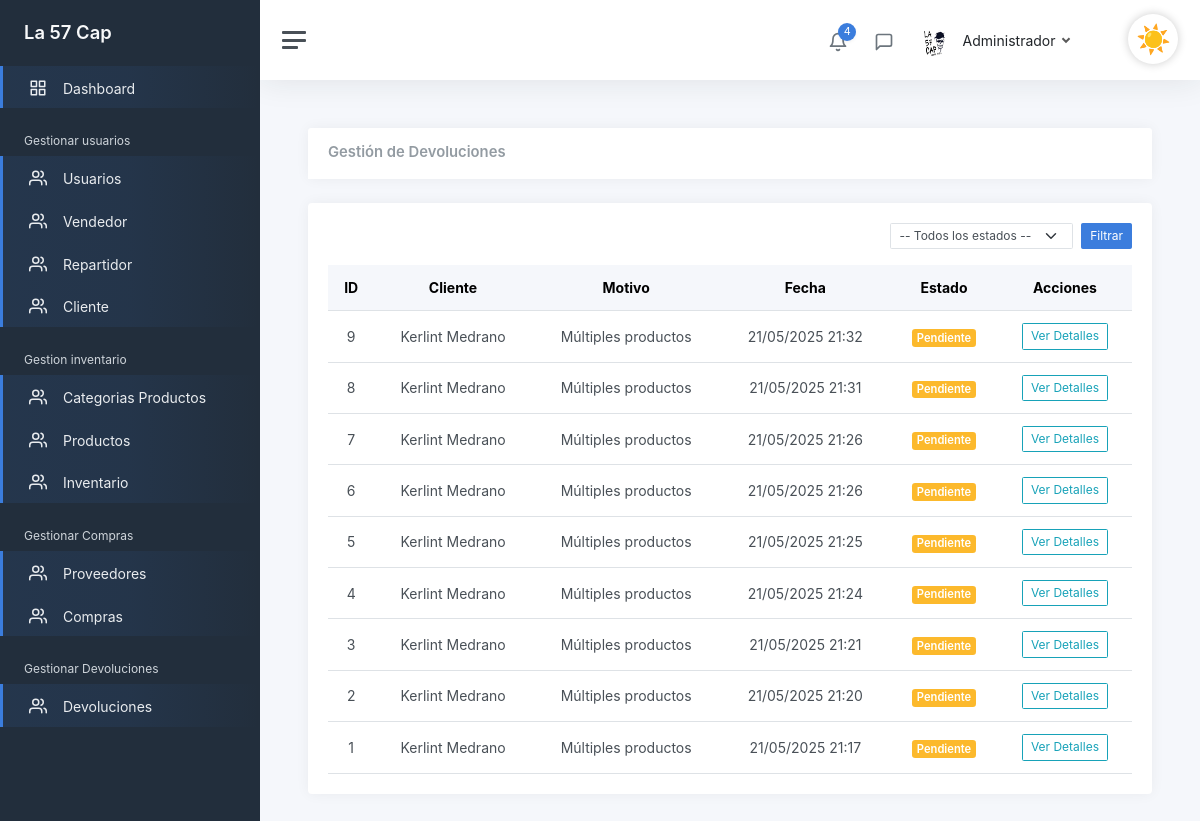
Page /admin/devoluciones (signed in) on the earlier database version.
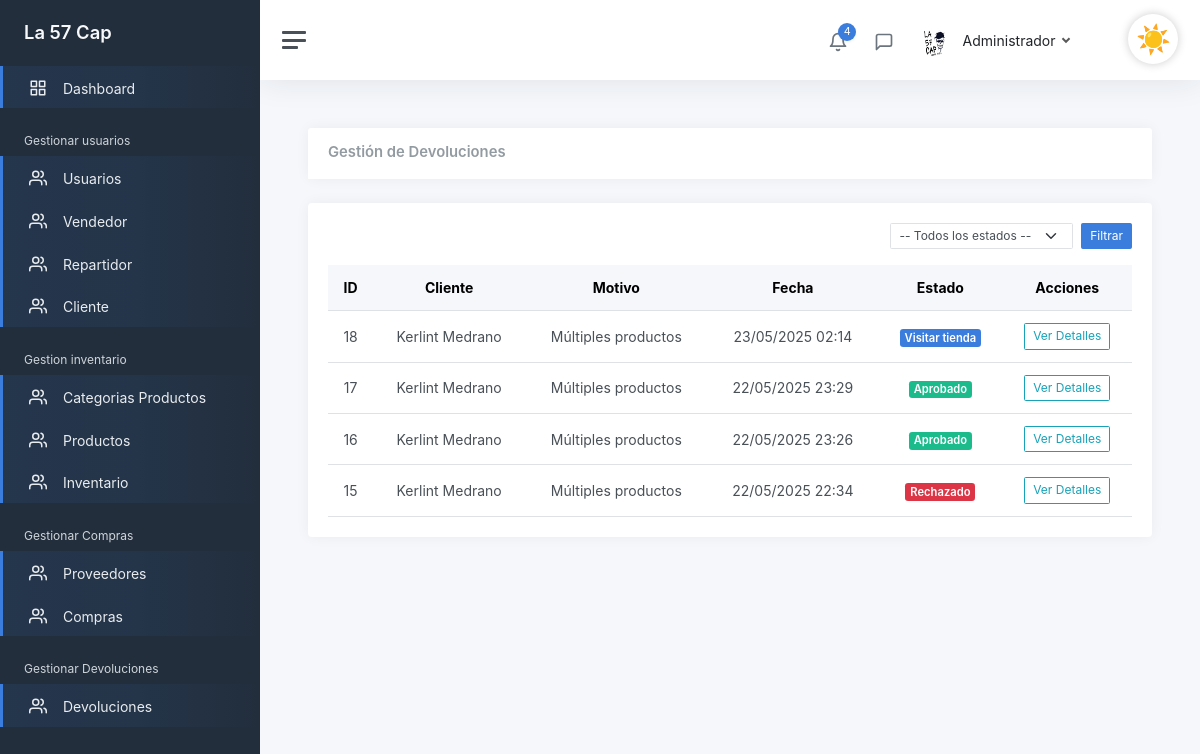
Same page on the later database version.
### tables this page shows
CREATE TABLE `devoluciones`  (
  `idDevoluciones` int(0) NOT NULL AUTO_INCREMENT,
  `fecha_solicitud` datetime(0) NOT NULL,
  `motivo` varchar(200) NOT NULL,
  `Aprobado` tinyint(0) NOT NULL,
  `tipo_reembolso` varchar(45) NOT NULL,
  `observaciones` varchar(200) NOT NULL,
  `ventas_idventas` int(0) NOT NULL,
  `cliente_idcliente` int(0) NOT NULL,
  `eliminado` tinyint(0) NULL DEFAULT 0,
  `Estado` varchar(40) NOT NULL,
  PRIMARY KEY (`idDevoluciones`) USING BTREE,
  INDEX `fk_Devoluciones_ventas1_idx`(`ventas_idventas`) USING BTREE,
  INDEX `fk_Devoluciones_cliente1_idx`(`cliente_idcliente`) USING BTREE,
  CONSTRAINT `fk_Devoluciones_cliente1` FOREIGN KEY (`cliente_idcliente`) REFERENCES `cliente` (`idcliente`) ON DELETE RESTRICT ON UPDATE RESTRICT,
  CONSTRAINT `fk_Devoluciones_ventas1` FOREIGN KEY (`ventas_idventas`) REFERENCES `ventas` (`idventas`) ON DELETE RESTRICT ON UPDATE RESTRICT
);

### controllers/DevolucionController.php (called while the page is built, shortened)
<?php
class DevolucionController
{
    public static function gestionar(Router $router)
    {
        $devoluciones = Devolucion::obtenerTodasConCliente();
        $router->renderAdmin('admin/devoluciones/GestionarDevoluciones', [
            'titulo' => 'Gestión de Devoluciones',
            'devoluciones' => $devoluciones
        ]);
    }
}

### public/index.php (called while the page is built, shortened)
<?php
$router = new Router();
$router->get('/login', [LoginController::class, 'login']);
$router->post('/login', [LoginController::class, 'login']);
$router->get('/logout', [LoginController::class, 'logout']);
$router->get('/olvide-cuenta', [UsuarioController::class, 'olvide']);
$router->post('/olvide-cuenta', [UsuarioController::class, 'olvide']);
$router->get('/recuperar-cuenta', [UsuarioController::class, 'recuperar']);
$router->post('/recuperar-cuenta', [UsuarioController::class, 'recuperar']);
$router->get('/confirmar-cuenta', [UsuarioController::class, 'confirmarCuenta']);
$router->post('/confirmar-cuenta', [UsuarioController::class, 'confirmarCuenta']);
$router->get('/crear-cuenta', [RegistroController::class, 'crearCuenta']);
$router->post('/crear-cuenta', [RegistroController::class, 'crearCuenta']);
$router->get('/mensaje-confirmacion', [RegistroController::class, 'mensajeConfirmacion']);
$router->get('/reenviar-confirmacion', [RegistroController::class, 'reenviarConfirmacion']);
$router->post('/reenviar-confirmacion', [RegistroController::class, 'reenviarConfirmacion']);
$router->get('/', [LandingController::class, 'index']);
$router->get('/cliente/pedidos', [ClientePanelController::class, 'pedidos']);
$router->get('/cliente/devolucion', [ClienteController::class, 'solicitarDevolucion']);
$router->post('/cliente/devolucion', [ClienteController::class, 'registrarDevolucion']);
$router->post('/cliente/devolucion/guardar', [ClienteController::class, 'guardarDevolucion']);
$router->get('/tienda', [TiendaController::class, 'shop']);
$router->post('/tienda', fn: [TiendaController::class, 'shop']);
$router->get('/producto', [ProductoController::class, 'ver']);
$router->get('/carrito', [CarritoController::class, 'mostrar']);
$router->get('/carrito/agregar', [CarritoController::class, 'agregar']);
$router->get('/carrito/eliminar', [CarritoController::class, 'eliminar']);
$router->post('/carrito/actualizar', [CarritoController::class, 'actualizar']);
$router->get('/checkout', [CheckoutController::class, 'mostrar']);
$router->post('/checkout/confirmar', [CheckoutController::class, 'confirmar']);
$router->get('/checkout/exito', [CheckoutController::class, 'exito']);
$router->get('/cliente/pedido', [ClienteController::class, 'pedido']);
$router->get('/SobreNosotros', [LandingController::class, 'about']);
$router->get('/Contactanos', [LandingController::class, 'contact']);
$router->get('/admin', [AdminController::class, 'Admin']);
$router->post('/admin', [AdminController::class, 'Admin']);
$router->get('/admin/GestionarUsuario', [UsuarioController::class, 'GestionarUsuario']);
$router->post('/admin/GestionarUsuario', [UsuarioController::class, 'GestionarUsuario']);
$router->get('/admin/CrearUsuario', [UsuarioController::class, 'crearUsuario']);
$router->post('/admin/CrearUsuario', [UsuarioController::class, 'crearUsuario']);
$router->get('/admin/ActualizarUsuario', [UsuarioController::class, 'ActualizarUsuario']);
$router->post('/admin/ActualizarUsuario', [UsuarioController::class, 'ActualizarUsuario']);
$router->get('/admin/EliminarUsuario', [UsuarioController::class, 'EliminarUsuario']);
$router->post('/admin/EliminarUsuario', [UsuarioController::class, 'EliminarUsuario']);
$router->get('/admin/Dashboard', [DashBoardController::class, 'Dashboard']);
$router->post('/admin/Dashboard', [DashBoardController::class, 'Dashboard']);
$router->get('/admin/GestionarCliente', [ClienteController::class, 'GestionarCliente']);
$router->post('/admin/GestionarCliente', [ClienteController::class, 'GestionarCliente']);
$router->get('/admin/GestionarVendedores', [VendedorController::class, 'GestionarVendedores']);
$router->post('/admin/GestionarVendedores', [VendedorController::class, 'GestionarVendedores']);
$router->get('/admin/CrearVendedor', [VendedorController::class, 'crearvendedor']);
$router->post('/admin/CrearVendedor', [VendedorController::class, 'crearvendedor']);
$router->get('/admin/ActualizarVendedor', [VendedorController::class, 'ActualizarVendedor']);
$router->post('/admin/ActualizarVendedor', [VendedorController::class, 'ActualizarVendedor']);
$router->post('/admin/EliminarVendedor', [VendedorController::class, 'EliminarVendedor']);
$router->get('/admin/GestionarRepartidor', [RepartidorControllers::class, 'GestionarRepartidores']);
$router->post('/admin/GestionarRepartidor', [RepartidorControllers::class, 'GestionarRepartidores']);
$router->get('/admin/CrearRepartidor', [RepartidorControllers::class, 'CrearRepartidor']);
$router->post('/admin/CrearRepartidor', [RepartidorControllers::class, 'CrearRepartidor']);
$router->get('/admin/ActualizarRepartidor', [RepartidorControllers::class, 'ActualizarRepartidor']);
$router->post('/admin/ActualizarRepartidor', [RepartidorControllers::class, 'ActualizarRepartidor']);
$router->post('/admin/EliminarRepartidor', [RepartidorControllers::class, 'EliminarRepartidor']);
$router->get('/admin/GestionarProveedores', [ProveedorController::class, 'GestionarProveedores']);
$router->post('/admin/GestionarProveedores', [ProveedorController::class, 'GestionarProveedores']);
$router->get('/admin/CrearProveedor', [ProveedorController::class, 'CrearProveedor']);
$router->post('/admin/CrearProveedor', [ProveedorController::class, 'CrearProveedor']);
$router->get('/admin/ActualizarProveedor', [ProveedorController::class, 'ActualizarProveedor']);
$router->post('/admin/ActualizarProveedor', [ProveedorController::class, 'ActualizarProveedor']);
$router->post('/admin/EliminarProveedor', [ProveedorController::class, 'EliminarProveedor']);
$router->get('/admin/GestionarCategoriaProducto', [CategoriaProductoController::class, 'GestionarCategorias']);
$router->post('/admin/GestionarCategoriaProducto', [CategoriaProductoController::class, 'GestionarCategorias']);
$router->get('/admin/CrearCategoriaProducto', [CategoriaProductoController::class, 'CrearCategoria']);
$router->post('/admin/CrearCategoriaProducto', [CategoriaProductoController::class, 'CrearCategoria']);
$router->get('/admin/ActualizarCategoriaProducto', [CategoriaProductoController::class, 'ActualizarCategoria']);
$router->post('/admin/ActualizarCategoriaProducto', [CategoriaProductoController::class, 'ActualizarCategoria']);
$router->post('/admin/EliminarCategoriaProducto', [CategoriaProductoController::class, 'EliminarCategoria']);
$router->get('/admin/GestionarProducto', [ProductoController::class, 'GestionarProductos']);
$router->post('/admin/GestionarProducto', [ProductoController::class, 'GestionarProductos']);
$router->get('/admin/CrearProducto', [ProductoController::class, 'CrearProducto']);
$router->post('/admin/CrearProducto', [ProductoController::class, 'CrearProducto']);
$router->get('/admin/ActualizarProducto', [ProductoController::class, 'ActualizarProducto']);
$router->post('/admin/ActualizarProducto', [ProductoController::class, 'ActualizarProducto']);
$router->post('/admin/EliminarProducto', [ProductoController::class, 'EliminarProducto']);
$router->get('/admin/GenerarCodigoBarras', [ProductoController::class, 'VerCodigoBarras']);
$router->get('/admin/DescargarCodigoBarras', [ProductoController::class, 'DescargarCodigoBarras']);
$router->get('/admin/VerProducto', [ProductoController::class, 'VerProducto']);
$router->get('/admin/InventarioGeneral', [InventarioController::class, 'GestionarInventario']);
$router->get('/admin/devoluciones', [DevolucionController::class, 'gestionar']);
$router->get('/admin/devoluciones/detalle', [DevolucionController::class, 'detalle']);
$router->post('/admin/devoluciones/aprobar', [DevolucionController::class, 'aprobar']);
$router->post('/admin/devoluciones/rechazar', [DevolucionController::class, 'rechazar']);
$router->post('/admin/devoluciones/visitar-tienda', [DevolucionController::class, 'visitarTienda']);
$router->get('/Vendedor', [VendedorController::class, 'Vendedor']);
$router->get('/Repartidor', [RepartidorControllers::class, 'Repartidor']);
$router->comprobarRutas();

### models/Devolucion.php (called while the page is built, shortened)
<?php
class Devolucion extends ActiveRecord
{
    public static function obtenerTodasConCliente()
    {
        $query = "
            SELECT d.*, CONCAT(c.p_nombre, ' ', c.p_apellido) AS cliente_nombre
            FROM devoluciones d
            JOIN cliente c ON d.cliente_idcliente = c.idcliente
            WHERE d.eliminado = 0
            ORDER BY d.fecha_solicitud DESC
        ";
        return self::consultarSQL($query);
    }
}

### models/ActiveRecord.php (called while the page is built, shortened)
<?php
class ActiveRecord
{
    protected static $db;
    public static function setDB($database)
    {
        self::$db = $database;
    }
    public static function consultarSQL($query)
    {
        $resultado = self::$db->query($query);
        $array = [];
        while ($registro = $resultado->fetch_assoc()) {
            $array[] = static::crearObjeto($registro);
        }
        return $array;
    }
    protected static function crearObjeto($registro)
    {
        $objeto = new static;
        foreach ($registro as $key => $value) {
            if (property_exists($objeto, $key)) {
                $objeto->$key = $value;
            }
        }
        return $objeto;
    }
}

### includes/funciones.php (called while the page is built, shortened)
<?php
function s($html): string
{
    $s = htmlspecialchars($html);
    return $s;
}

### views/Admin/devoluciones/GestionarDevoluciones.php (the view, shortened to what the rows shown need)
<div class="card">
    <div class="card-header d-flex justify-content-between align-items-center">
        <h2 class="card-title mb-0">Gestión de Devoluciones</h2>
    </div>
</div>
<div class="card mt-3">
    <div class="card-body">
        <div class="table-responsive">
            <table class="table table-hover mb-0 text-center align-middle">
                <thead class="table-light">
                    <tr>
                        <th>ID</th>
                        <th>Cliente</th>
                        <th>Motivo</th>
                        <th>Fecha</th>
                        <th>Estado</th>
                        <th class="text-center">Acciones</th>
                    </tr>
                </thead>
                <tbody>
                    <?php foreach ($devoluciones as $devolucion): ?>
                        <?php
                        $estado = trim($devolucion->Estado);
                        $badgeClass = match ($estado) {
                            'Pendiente' => 'warning',
                            'Visitar tienda' => 'primary',
                            'Aprobado' => 'success',
                            'Rechazado' => 'danger',
                            default => 'secondary'
                        };
                        ?>
                        <tr>
                            <td><?= s($devolucion->idDevoluciones) ?></td>
                            <td><?= s(trim($devolucion->cliente_nombre ?? 'Desconocido')) ?></td>
                            <td><?= s($devolucion->motivo) ?></td>
                            <td><?= date('d/m/Y H:i', strtotime($devolucion->fecha_solicitud)) ?></td>
                            <td><span class="badge bg-<?= $badgeClass ?>"><?= $estado ?></span></td>
                            <td>
                                <a href="/admin/devoluciones/detalle?id=<?= s($devolucion->idDevoluciones) ?>"
                                   class="btn btn-outline-info btn-sm">
                                    Ver Detalles
                                </a>
                            </td>
                        </tr>
                    <?php endforeach; ?>
                </tbody>
            </table>
        </div>
    </div>
</div>

Differences in the rows shown:
removed devoluciones: idDevoluciones "9", cliente_nombre "Kerlint Medrano", motivo "Múltiples productos", fecha_solicitud "21/05/2025 21:32", Estado "Pendiente"
removed devoluciones: idDevoluciones "8", cliente_nombre "Kerlint Medrano", motivo "Múltiples productos", fecha_solicitud "21/05/2025 21:31", Estado "Pendiente"
removed devoluciones: idDevoluciones "7", cliente_nombre "Kerlint Medrano", motivo "Múltiples productos", fecha_solicitud "21/05/2025 21:26", Estado "Pendiente"
removed devoluciones: idDevoluciones "6", cliente_nombre "Kerlint Medrano", motivo "Múltiples productos", fecha_solicitud "21/05/2025 21:26", Estado "Pendiente"
removed devoluciones: idDevoluciones "5", cliente_nombre "Kerlint Medrano", motivo "Múltiples productos", fecha_solicitud "21/05/2025 21:25", Estado "Pendiente"
removed devoluciones: idDevoluciones "4", cliente_nombre "Kerlint Medrano", motivo "Múltiples productos", fecha_solicitud "21/05/2025 21:24", Estado "Pendiente"
removed devoluciones: idDevoluciones "3", cliente_nombre "Kerlint Medrano", motivo "Múltiples productos", fecha_solicitud "21/05/2025 21:21", Estado "Pendiente"
removed devoluciones: idDevoluciones "2", cliente_nombre "Kerlint Medrano", motivo "Múltiples productos", fecha_solicitud "21/05/2025 21:20", Estado "Pendiente"
removed devoluciones: idDevoluciones "1", cliente_nombre "Kerlint Medrano", motivo "Múltiples productos", fecha_solicitud "21/05/2025 21:17", Estado "Pendiente"
added devoluciones: idDevoluciones "18", cliente_nombre "Kerlint Medrano", motivo "Múltiples productos", fecha_solicitud "23/05/2025 02:14", Estado "Visitar tienda"
added devoluciones: idDevoluciones "17", cliente_nombre "Kerlint Medrano", motivo "Múltiples productos", fecha_solicitud "22/05/2025 23:29", Estado "Aprobado"
added devoluciones: idDevoluciones "16", cliente_nombre "Kerlint Medrano", motivo "Múltiples productos", fecha_solicitud "22/05/2025 23:26", Estado "Aprobado"
added devoluciones: idDevoluciones "15", cliente_nombre "Kerlint Medrano", motivo "Múltiples productos", fecha_solicitud "22/05/2025 22:34", Estado "Rechazado"
